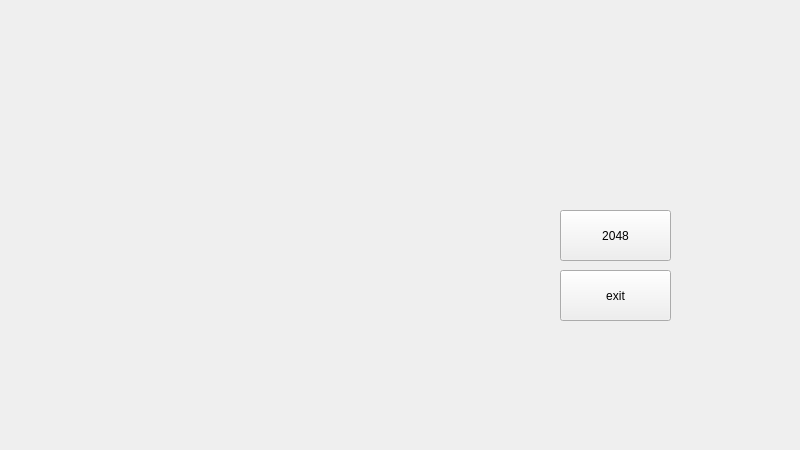
<?xml version="1.0" encoding="UTF-8"?>
<ui version="4.0">
 <class>MainWindow</class>
 <widget class="QMainWindow" name="MainWindow">
  <property name="geometry">
   <rect>
    <x>0</x>
    <y>0</y>
    <width>800</width>
    <height>450</height>
   </rect>
  </property>
  <property name="windowTitle">
   <string>example</string>
  </property>
  <widget class="QWidget" name="body">
   <widget class="QPushButton" name="exit">
    <property name="geometry">
     <rect>
      <x>560</x>
      <y>270</y>
      <width>111</width>
      <height>51</height>
     </rect>
    </property>
    <property name="text">
     <string>exit</string>
    </property>
   </widget>
   <widget class="QPushButton" name="start_2048">
    <property name="geometry">
     <rect>
      <x>560</x>
      <y>210</y>
      <width>111</width>
      <height>51</height>
     </rect>
    </property>
    <property name="text">
     <string>2048</string>
    </property>
   </widget>
  </widget>
 </widget>
 <resources/>
 <connections/>
</ui>
